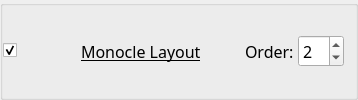
        <widget class="QGroupBox" name="GB_2_MonocleLayout">
         <property name="sizePolicy">
          <sizepolicy hsizetype="Preferred" vsizetype="Maximum">
           <horstretch>0</horstretch>
           <verstretch>0</verstretch>
          </sizepolicy>
         </property>
         <property name="title">
          <string/>
         </property>
         <property name="flat">
          <bool>true</bool>
         </property>
         <layout class="QGridLayout" name="gridLayout_3">
          <property name="leftMargin">
           <number>0</number>
          </property>
          <property name="horizontalSpacing">
           <number>4</number>
          </property>
          <item row="0" column="0">
           <widget class="QCheckBox" name="kcfg_monocleLayoutEnabled">
            <property name="accessibleName">
             <string>Monocle Layout</string>
            </property>
            <property name="checked">
             <bool>true</bool>
            </property>
           </widget>
          </item>
          <item row="0" column="1">
           <widget class="QToolButton" name="monocleLayoutPictogram">
            <property name="icon">
             <iconset theme="krohnkite-layout-monocle"/>
            </property>
            <property name="iconSize">
             <size><width>48</width><height>32</height></size>
            </property>
            <property name="minimumSize">
             <size><width>56</width><height>40</height></size>
            </property>
            <property name="maximumSize">
             <size><width>56</width><height>40</height></size>
            </property>
            <property name="autoRaise"><bool>true</bool></property>
            <property name="focusPolicy"><enum>Qt::FocusPolicy::NoFocus</enum></property>
            <property name="accessibleName"><string>Monocle Layout preview</string></property>
            <property name="styleSheet">
             <string notr="true">QToolButton { border: none; background: transparent; } QToolButton:hover { border: none; background: transparent; } QToolButton:pressed { border: none; background: transparent; }</string>
            </property>
           </widget>
          </item>
          <property name="topMargin">
           <number>0</number>
          </property>
          <property name="bottomMargin">
           <number>0</number>
          </property>
          <property name="verticalSpacing">
           <number>0</number>
          </property>
          <item row="0" column="5">
           <widget class="QSpinBox" name="kcfg_monocleLayoutOrder">
            <property name="font">
             <font>
              <family>Noto Sans</family>
              <pointsize>12</pointsize>
              <italic>false</italic>
              <bold>false</bold>
              <underline>false</underline>
             </font>
            </property>
            <property name="toolTip">
             <string>Order in layout rotation</string>
            </property>
            <property name="minimum">
             <number>1</number>
            </property>
            <property name="maximum">
             <number>12</number>
            </property>
            <property name="value">
             <number>2</number>
            </property>
           </widget>
          </item>
          <item row="0" column="3">
           <spacer name="horizontalSpacer_17">
            <property name="orientation">
             <enum>Qt::Orientation::Horizontal</enum>
            </property>
            <property name="sizeHint" stdset="0">
             <size>
              <width>40</width>
              <height>20</height>
             </size>
            </property>
           </spacer>
          </item>
          <item row="0" column="4">
           <widget class="QLabel" name="label_46">
            <property name="font">
             <font>
              <family>Noto Sans</family>
              <pointsize>12</pointsize>
              <italic>false</italic>
              <bold>false</bold>
              <underline>false</underline>
             </font>
            </property>
            <property name="text">
             <string>Order:</string>
            </property>
           </widget>
          </item>
          <item row="0" column="2">
           <widget class="QLabel" name="label_36">
            <property name="font">
             <font>
              <family>Noto Sans</family>
              <pointsize>12</pointsize>
              <italic>false</italic>
              <bold>false</bold>
              <underline>true</underline>
             </font>
            </property>
            <property name="text">
             <string>Monocle Layout</string>
            </property>
            <property name="margin">
             <number>0</number>
            </property>
            <property name="buddy">
             <cstring>kcfg_monocleLayoutEnabled</cstring>
            </property>
           </widget>
          </item>
          </layout>
        </widget>
